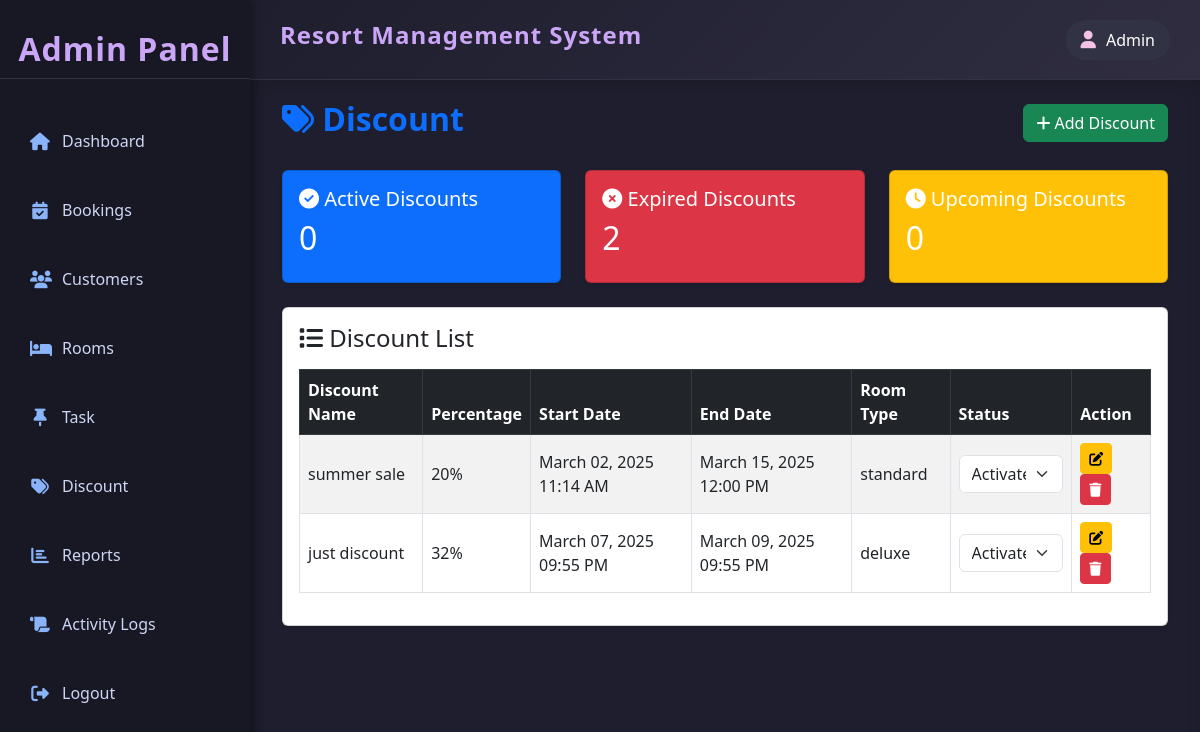
Screenshot of /admin/discount/index.php (signed in) with the database file from the repository.
### tables this page shows
CREATE TABLE IF NOT EXISTS `discount` (
  `discount_id` int(11) NOT NULL AUTO_INCREMENT,
  `discount_name` varchar(50) NOT NULL,
  `discount_percentage` int(11) NOT NULL,
  `discount_start` datetime NOT NULL,
  `discount_end` datetime NOT NULL,
  `discount_status` enum('activate','deactivate') NOT NULL,
  `applicable_room` enum('premium','deluxe','standard') NOT NULL,
  `created_at` datetime NOT NULL DEFAULT current_timestamp(),
  `updated_at` datetime NOT NULL DEFAULT current_timestamp(),
  PRIMARY KEY (`discount_id`)
);

### admin/includes/system_update.php (called while the page is built, shortened)
<?php
$track_query="SELECT
(SELECT COUNT(*) FROM discount WHERE discount_start<=NOW() && discount_end>=NOW()) AS active_discount,
(SELECT COUNT(*) FROM discount WHERE discount_start<NOW() && discount_end<NOW()) AS expired_discount,
(SELECT COUNT(*) FROM discount WHERE discount_start>NOW() && discount_end>NOW()) AS upcoming_discount;";
?>

### admin/discount/index.php (the view, shortened to what this page needs)
<?php
include('../../resources/database/config.php');
include ('../includes/template.php');
include("../includes/system_update.php");
$discount="SELECT * FROM discount ";
$result=mysqli_query($conn,$discount);
$track_result=mysqli_query($conn,$track_query);
$track=mysqli_fetch_assoc($track_result);
?>
<div class="content" style="color:#fff;">
    <div class="container-fluid">
        <div class="d-flex justify-content-between align-items-center mb-4">
            <h2 class="fw-bold text-primary"><i class="fas fa-tags"></i> Discount</h2>
            <button class="btn btn-success"  onclick="window.location.href='create.php'">
                <i class="fas fa-plus"></i> Add Discount
            </button>
        </div>
        <div class="row mb-4">
            <div class="col-md-4">
                <div class="card text-white bg-primary shadow-sm">
                    <div class="card-body">
                        <h5 class="card-title"><i class="fas fa-check-circle"></i> Active Discounts</h5>
                        <h2><?php echo $track['active_discount'] ?></h2>
                    </div>
                </div>
            </div>
            <div class="col-md-4">
                <div class="card text-white bg-danger shadow-sm">
                    <div class="card-body">
                        <h5 class="card-title"><i class="fas fa-times-circle"></i> Expired Discounts</h5>
                        <h2><?php echo $track['expired_discount'] ?></h2>
                    </div>
                </div>
            </div>
            <div class="col-md-4">
                <div class="card text-white bg-warning shadow-sm">
                    <div class="card-body">
                        <h5 class="card-title"><i class="fas fa-clock"></i> Upcoming Discounts</h5>
                        <h2><?php echo $track['upcoming_discount'] ?></h2>
                    </div>
                </div>
            </div>
        </div>
        <div class="card shadow-sm">
            <div class="card-body">
                <h4 class="mb-3"><i class="fas fa-list"></i> Discount List</h4>
                <div class="table-responsive">
                    <table class="table table-bordered table-striped align-middle">
                        <thead class="table-dark">
                            <tr>
                                <th>Discount Name</th>
                                <th>Percentage</th>
                                <th>Start Date</th>
                                <th>End Date</th>
                                <th>Room Type</th>
                                <th>Status</th>
                                <th>Action</th>
                            </tr>
                        </thead>
                        <tbody>
                            <?php while($row=mysqli_fetch_assoc($result)){
                                $start = date("F d, Y h:i A", strtotime($row['discount_start']));
                                $end= date("F d, Y h:i A", strtotime($row['discount_end']));
                                $status=($row['discount_status'] == 'activate') ? 'selected' : '';
                                echo " <tr>
                                            <td>{$row['discount_name']}</td>
                                            <td>{$row['discount_percentage']}%</td>
                                            <td>$start</td>
                                            <td>$end</td>
                                            <td>{$row['applicable_room']}</td>
                                            <td><form action='update.php?id={$row['discount_id']}' method='POST'>
                                                <select class='form-select' name='status' onchange='this.form.submit()'>
                                                <option value='activate' ". ($status ? "selected" : "") .">Activate</option>
                                                <option value='deactivate' ". ($status ? "" : "selected") .">Deactivate</option>
                                                </select>
                                                <input type='hidden' name='applicable_room' value='{$row['applicable_room']}'>
                                            </form>
                                            </td>
                                            <td>
                                                <a class='btn btn-sm btn-warning' href='edit.php?id={$row['discount_id']}'><i class='fas fa-edit'></i></a>
                                                <a class='btn btn-sm btn-danger' href='delete.php?id={$row['discount_id']}'><i class='fas fa-trash'></i></a>
                                            </td>
                                        </tr>";
                            } ?>
                        </tbody>
                    </table>
                </div>
            </div>
        </div>
    </div>
</div>

### admin/includes/template.php (style rules this page uses)
body { display: grid; grid-template-columns: 250px 100px 100px auto; grid-template-rows: 80px 100px auto 100px; height: 100vh; margin: 0; font-family: 'Segoe UI', Tahoma, Geneva, Verdana, sans-serif; background: #1E1E2E; color: #E0E0E0; }
.content { grid-column: 2 / 5; grid-row: 2 / 5; width: 100%; padding: 20px; background: #1E1E2E; box-shadow: inset 0 5px 15px rgba(0, 0, 0, 0.1); color: black; }

### rows the page displays
discount: discount_name "summer sale", discount_percentage "20", discount_start "March 02, 2025 11:14 AM", discount_end "March 15, 2025 12:00 PM", applicable_room "standard", status "Activate"
discount: discount_name "just discount", discount_percentage "32", discount_start "March 07, 2025 09:55 PM", discount_end "March 09, 2025 09:55 PM", applicable_room "deluxe", status "Activate"

### other values shown
$track['active_discount'] "0"
$track['expired_discount'] "2"
$track['upcoming_discount'] "0"
